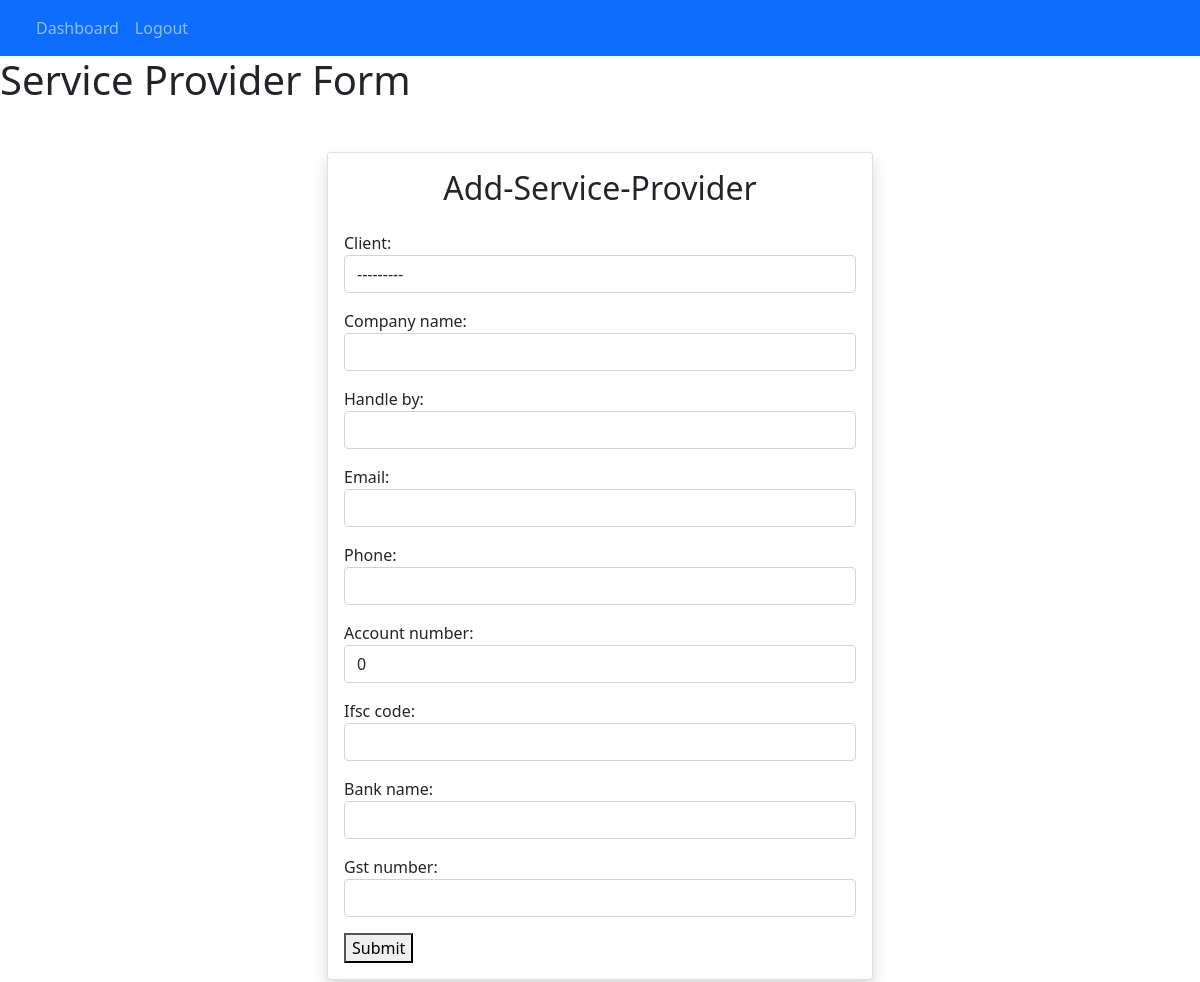
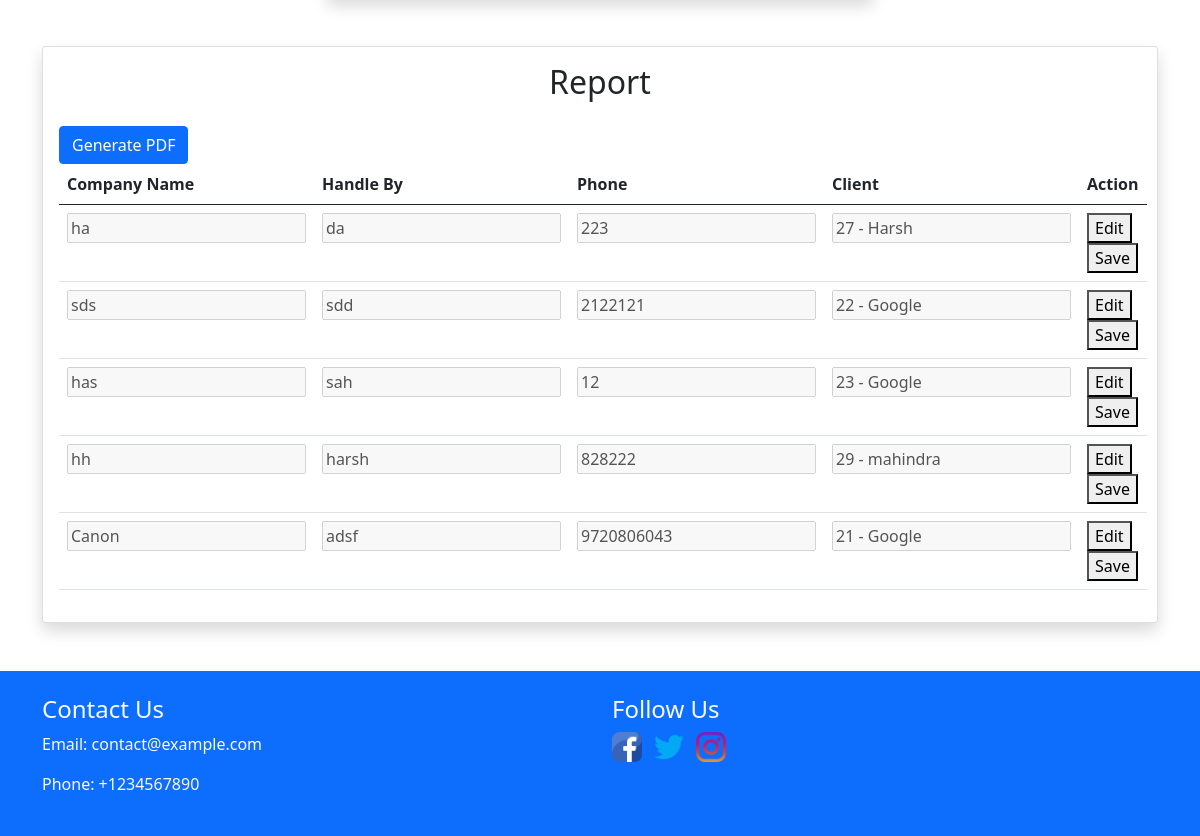
Screenshot of /service-provider/ (signed in) with the database file from the repository (2 pictures, top to bottom).
### myadmin/models.py (models this page shows, shortened)
class Client(models.Model):
    company_name=models.CharField(max_length=250)
    gst_number=models.CharField(max_length=250)
    country=models.CharField(max_length=150)
    state=models.CharField(max_length=250)
    address=models.CharField(max_length=250)
    created_at=models.DateTimeField(auto_now_add=True)
    def __str__ (self) -> str:
        return f"{self.id} - {self.company_name}"

class Company(models.Model):
    client=models.OneToOneField(
        Client,on_delete=models.CASCADE
    )
    company_name=models.CharField(max_length=250)
    handle_by=models.CharField(max_length=250)
    email=models.EmailField(max_length=250)
    phone=models.BigIntegerField()
    account_number=models.BigIntegerField(default=0)
    ifsc_code=models.CharField(max_length=250)
    bank_name=models.CharField(max_length=250)
    gst_number=models.CharField(max_length=250)
    created_at=models.DateTimeField(auto_now_add=True)

### myadmin/views.py (the view)
# urls.py: path('service-provider/', views.service_provider, name='service-provider'),
def service_provider(request):
    if request.user.is_authenticated:
        if request.method == 'POST':
            Servicefm = ServiceProviderForm(request.POST)
            if Servicefm.is_valid():
                client = Servicefm.cleaned_data['client']
                company_name = Servicefm.cleaned_data['company_name']
                handle_by = Servicefm.cleaned_data['handle_by']
                email = Servicefm.cleaned_data['email']
                phone = Servicefm.cleaned_data['phone']
                account_number = Servicefm.cleaned_data['account_number']
                ifsc_code = Servicefm.cleaned_data['ifsc_code']
                bank_name = Servicefm.cleaned_data['bank_name']
                gst_number = Servicefm.cleaned_data['gst_number']
                obj=Company(client=client,company_name=company_name,handle_by=handle_by,email=email,phone=phone,account_number=account_number,ifsc_code=ifsc_code,bank_name=bank_name,gst_number=gst_number)
                obj.save()
                messages.success(
                    request, "Your 'Service Provider' form has been saved successfully"
                )
                companies = Company.objects.all()
                return render(request, 'service_provider.html', {'form': Servicefm, 'companies': companies})
        else:
            Servicefm = ServiceProviderForm()
        companies = Company.objects.all()
        return render(request, 'service_provider.html', {'form': Servicefm, 'companies': companies})

### myadmin/forms.py
class ServiceProviderForm(forms.ModelForm):
    class Meta:
        model=Company
        fields=['client','company_name','handle_by','email','phone','account_number','ifsc_code','bank_name','gst_number']
    def __init__(self,*args,**kwargs):
        super(ServiceProviderForm,self).__init__(*args,**kwargs)
        self.fields['client'].widget.attrs['class']='form-control'
        self.fields['company_name'].widget.attrs['class']='form-control'
        self.fields['handle_by'].widget.attrs['class']='form-control'
        self.fields['email'].widget.attrs['class']='form-control'
        self.fields['phone'].widget.attrs['class']='form-control'
        self.fields['account_number'].widget.attrs['class']='form-control'
        self.fields['ifsc_code'].widget.attrs['class']='form-control'
        self.fields['bank_name'].widget.attrs['class']='form-control'
        self.fields['gst_number'].widget.attrs['class']='form-control'

### templates/service_provider.html (shortened to what this page needs)
{% extends 'base.html' %}
{% block body %}
<!DOCTYPE html>
<html lang="en">
<head>
</head>
<body>
    <h1>Service Provider Form</h1>
    <div class="container my-5">
        <div class="row justify-content-center">
            <div class="col-md-6">
                <div class="card shadow">
                    <div class="card-body">
                        <h2 class="card-title text-center mb-4 text-Dark">Add-Service-Provider</h2>
                        <form method="post">
                            {{ form.as_p }}
                            <button type="submit">Submit</button>
                        </form>
                    </div>
                </div>
            </div>
        </div>
    </div>
    <link rel="stylesheet" type="text/css" href="https://cdn.datatables.net/1.11.7/css/jquery.dataTables.css">
    <div class="container my-5">
        <div class="row justify-content-center">
            <div class="col-md-12">
                <div class="card shadow">
                    <div class="card-body">
                        <h2 class="card-title text-center mb-4 text-Dark"> Report</h2>
                        <a href="{% url 'generate-pdf' %}" class="btn btn-primary">Generate PDF</a>
                        <table class="table" id="billReportTable">
                            <thead>
                                <tr>
                                    <th>Company Name</th>
                                    <th>Handle By</th>
                                    <th>Phone</th>
                                    <th>Client</th>
                                    <th>Action</th>
                                </tr>
                            </thead>
                            <tbody>
                                {% for company in companies %}
                                <tr>
                                    <td>
                                        <input type="text" class="edit-field" value="{{ company.company_name }}"
                                            disabled>
                                    </td>
                                    <td>
                                        <input type="text" class="edit-field" value="{{ company.handle_by }}" disabled>
                                    </td>
                                    <td>
                                        <input type="text" class="edit-field" value="{{ company.phone }}" disabled>
                                    </td>
                                    <td>
                                        <input type="text" class="edit-field" value="{{ company.client }}" disabled>
                                    </td>
                                    <td>
                                        <button class="edit-btn">Edit</button>
                                        <button class="save-btn">Save</button>
                                    </td>
                                </tr>
                                {% endfor %}
                            </tbody>
                        </table>
                    </div>
                </div>
            </div>
        </div>
    </div>
    <link rel="stylesheet" type="text/css" href="https://cdn.datatables.net/1.11.7/css/jquery.dataTables.css">
</body>
</html>
{% endblock %}

### rows the page displays
Company: company_name "ha", handle_by "da", phone "223", client "27 - Harsh"
Company: company_name "sds", handle_by "sdd", phone "2122121", client "22 - Google"
Company: company_name "has", handle_by "sah", phone "12", client "23 - Google"
Company: company_name "hh", handle_by "harsh", phone "828222", client "29 - mahindra"
Company: company_name "Canon", handle_by "adsf", phone "9720806043", client "21 - Google"
